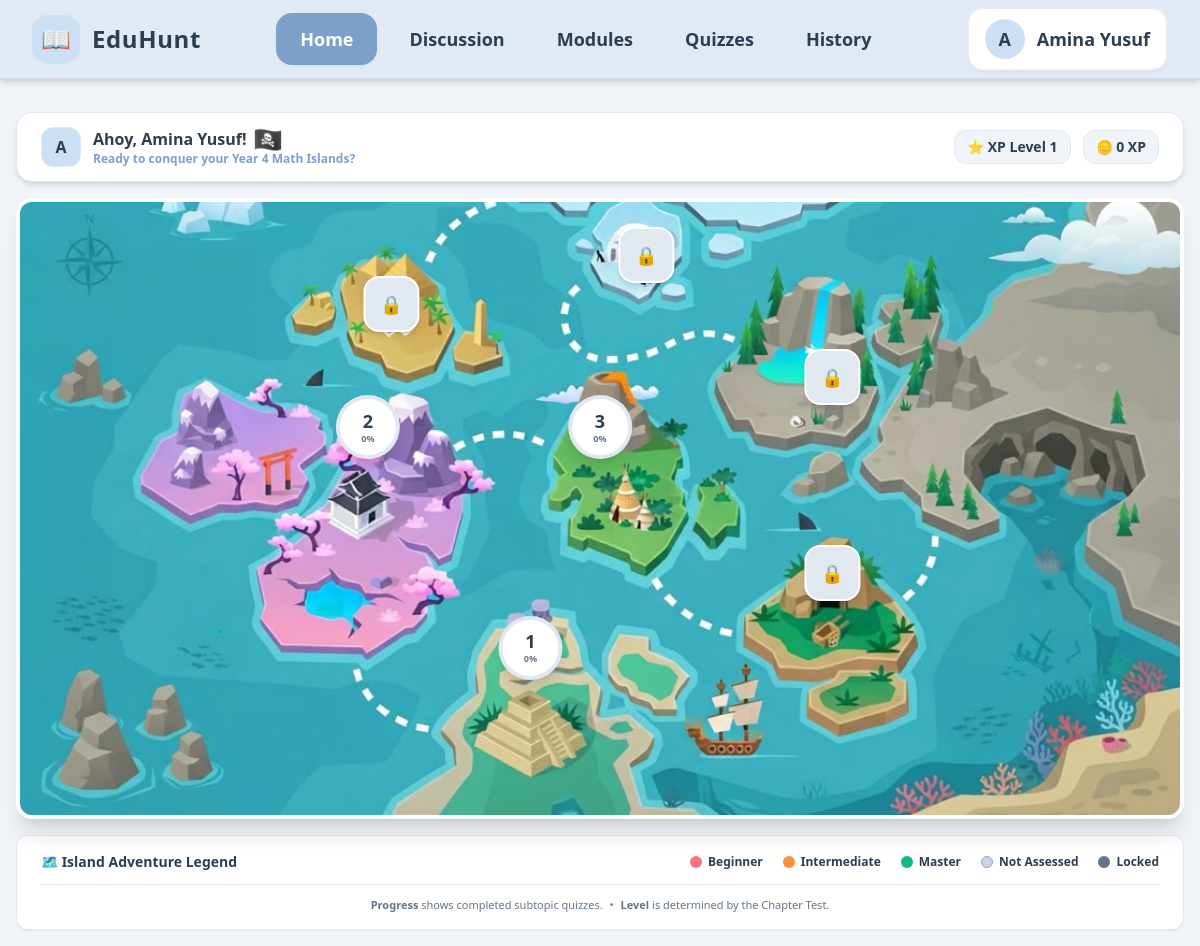
Before: /student/index.php with the older database file.
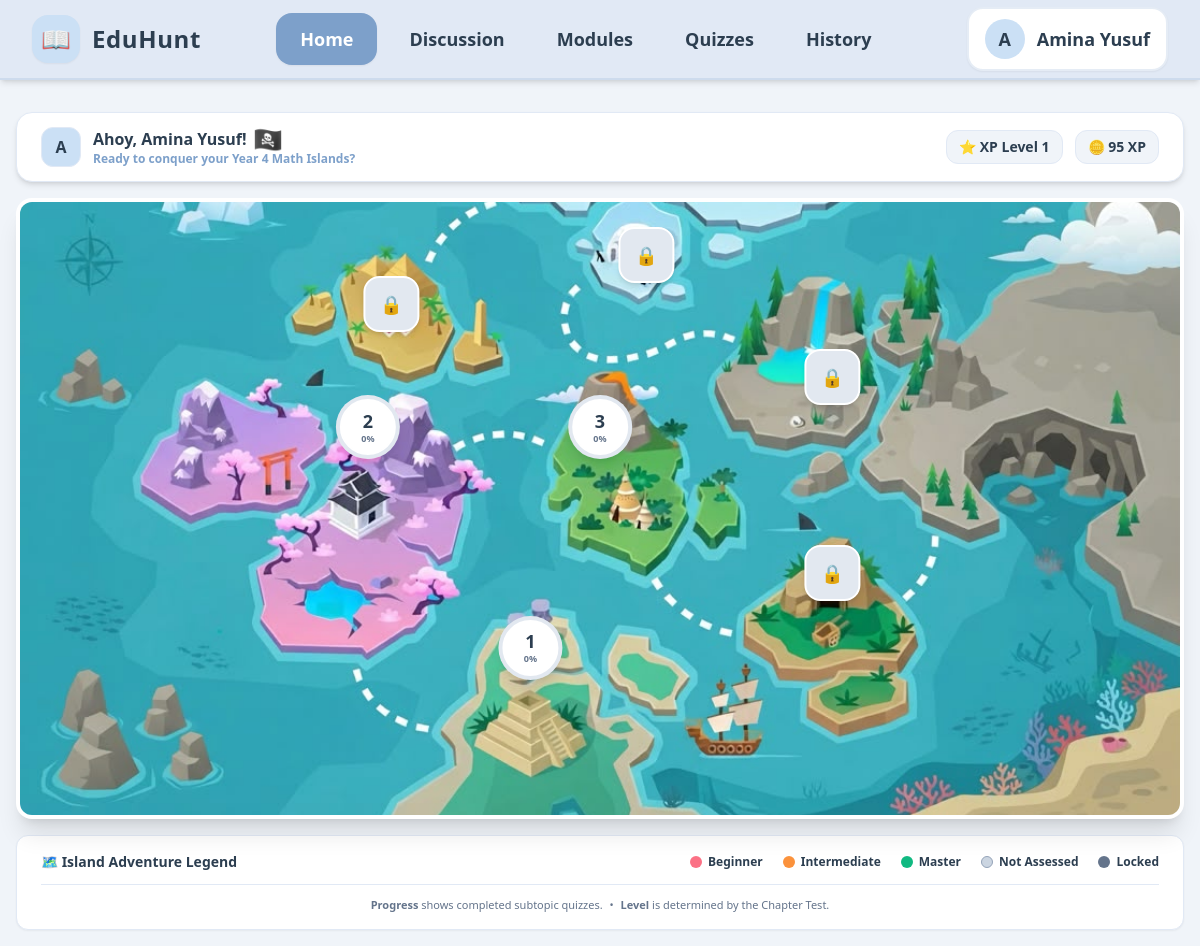
After: the same page with the newer database file.
### tables this page shows
CREATE TABLE students (
        id INTEGER PRIMARY KEY AUTOINCREMENT, 
        classroom_id INTEGER, 
        name TEXT NOT NULL, 
        status TEXT NOT NULL, 
        score INTEGER DEFAULT 0, 
        role TEXT DEFAULT 'student', 
        FOREIGN KEY(classroom_id) REFERENCES classrooms(id) ON DELETE SET NULL
    );

### student/index.php (the view, shortened to what this page needs)
<?php
require_once __DIR__ . '/../config/db.php';
$student_id = 1;
$stmt_student = $pdo->prepare("
    SELECT s.id, s.name, s.score AS xp, c.name AS classroom_name
    FROM students s
    LEFT JOIN classrooms c ON s.classroom_id = c.id
    WHERE s.id = ?
");
$stmt_student->execute([$student_id]);
$student = $stmt_student->fetch(PDO::FETCH_ASSOC);
$student['xp_level'] = max(1, (int) floor(((int)$student['xp']) / 100));
$island_config = [
    1 => [
        'name' => 'Ancient Pyramid',
        'topic' => 'Arithmetic',
        'x' => 44,
        'y' => 84
    ],
    2 => [
        'name' => 'Cherry Blossom Valley',
        'topic' => 'Multiplication',
        'x' => 30,
        'y' => 48
    ],
    3 => [
        'name' => 'Volcanic Jungle',
        'topic' => 'Fractions',
        'x' => 50,
        'y' => 48
    ],
    4 => [
        'name' => 'Hidden Cove',
        'topic' => 'Geometry',
        'x' => 70,
        'y' => 64
    ],
    5 => [
        'name' => 'Waterfall Cliffs',
        'topic' => 'Measurement',
        'x' => 70,
        'y' => 32
    ],
    6 => [
        'name' => 'Frozen Igloo',
        'topic' => 'Data Handling',
        'x' => 54,
        'y' => 12
    ],
    7 => [
        'name' => 'Desert Treasure',
        'topic' => 'Word Problems',
        'x' => 32,
        'y' => 20
    ],
];
$stmt_classroom = $pdo->prepare("
    SELECT classroom_id
    FROM students
    WHERE id = ?
");
$stmt_classroom->execute([$student_id]);
$classroom_id = $stmt_classroom->fetchColumn();
$chapter_unlock = [];
if ($classroom_id) {
    $stmt_chapters = $pdo->prepare("
        SELECT id, chapter_name, is_unlocked
        FROM classroom_chapters
        WHERE classroom_id = ?
        ORDER BY id ASC
    ");
    $stmt_chapters->execute([$classroom_id]);
    $chapter_rows = $stmt_chapters->fetchAll(PDO::FETCH_ASSOC);
    foreach ($chapter_rows as $index => $row) {
        $chapter_num = $index + 1;
        $chapter_unlock[$chapter_num] = [
            'chapter_name' => $row['chapter_name'],
            'is_unlocked' => (int)$row['is_unlocked']
        ];
    }
}
$chapter_levels = [];
$stmt_level = $pdo->prepare("
    SELECT island_id, level, status
    FROM student_progress
    WHERE student_id = ?
");
$stmt_level->execute([$student_id]);
$level_rows = $stmt_level->fetchAll(PDO::FETCH_ASSOC);
foreach ($level_rows as $row) {
    $island_id = (int)$row['island_id'];
    $chapter_levels[$island_id] = [
        'level' => (int)$row['level'],
        'status' => $row['status']
    ];
}
$islands = [];
foreach ($island_config as $id => $config) {
    $isUnlocked =
        isset($chapter_unlock[$id]) &&
        $chapter_unlock[$id]['is_unlocked'] === 1;
    $chapter_name = $chapter_unlock[$id]['chapter_name'] ?? null;
    $total_subtopics = 0;
    if ($chapter_name) {
        $stmt_total = $pdo->prepare("
            SELECT COUNT(DISTINCT subtopic_name)
            FROM chapter_materials
            WHERE chapter_name = ?
              AND subtopic_name IS NOT NULL
              AND TRIM(subtopic_name) != ''
        ");
        $stmt_total->execute([$chapter_name]);
        $total_subtopics = (int)$stmt_total->fetchColumn();
    }
$completed_subtopics = 0;
$completed_subtopic_numbers = [];
if ($chapter_name) {
    $completed_subtopics = count($completed_subtopic_numbers);
}
    if ($total_subtopics > 0) {
        $progress_percentage = round(
            ($completed_subtopics / $total_subtopics) * 100
        );
        $progress_percentage = min(100, $progress_percentage);
    } else {
        $progress_percentage = 0;
    }
    $level = $chapter_levels[$id]['level'] ?? 0;
    if ($level === 1) {
        $level_name = 'Beginner';
        $level_description = 'Needs more foundational practice';
        $level_color = 'red';
    } elseif ($level === 2) {
        $level_name = 'Intermediate';
        $level_description = 'Developing understanding';
        $level_color = 'orange';
    } elseif ($level === 3) {
        $level_name = 'Master';
        $level_description = 'Strong understanding';
        $level_color = 'green';
    } else {
        $level_name = 'Not Assessed';
        $level_description = 'Chapter Test not completed';
        $level_color = 'gray';
    }
    $islands[$id] = [
        'name' => $config['name'],
        'topic' => $config['topic'],
        'x' => $config['x'],
        'y' => $config['y'],
        'unlocked' => $isUnlocked,
        'chapter_name' => $chapter_name,
        'progress' => $progress_percentage,
        'completed_subtopics' => $completed_subtopics,
        'total_subtopics' => $total_subtopics,
        'level' => $level,
        'level_name' => $level_name,
        'level_description' => $level_description,
        'level_color' => $level_color
    ];
}
?>
<!DOCTYPE html>
<html lang="en">
<head>
    <script src="https://cdn.tailwindcss.com"></script>
    <link
        href="https://cdn.jsdelivr.net/npm/flowbite@2.5.1/dist/flowbite.min.css"
        rel="stylesheet"
    />
</head>
<body
    class="bg-pastel-bg text-pastel-text min-h-screen flex flex-col items-center justify-center p-4 pt-28"
>
    <nav
        class="bg-pastel-nav fixed w-full h-20 z-50 top-0 start-0 border-b-2 border-pastel-primary/20 shadow-md flex items-center"
    >
        <div
            class="w-full max-w-[85rem] mx-auto px-8 flex items-center justify-between"
        >
            <a
                href="index.php"
                class="flex items-center gap-3 flex-shrink-0"
            >
                <div
                    class="bg-pastel-badge w-12 h-12 rounded-2xl flex items-center justify-center shadow-sm"
                >
                    <span class="text-2xl">📖</span>
                </div>
                <span
                    class="text-2xl font-black tracking-wide text-pastel-text hidden lg:block"
                >
                    EduHunt
                </span>
            </a>
            <div
                class="hidden md:flex items-center justify-center flex-1 mx-6"
            >
                <ul
                    class="flex items-center gap-3 text-lg font-bold"
                >
                    <li>
                        <a
                            href="index.php"
                            class="flex items-center px-6 py-3 rounded-2xl bg-pastel-primary text-white shadow-sm transition-all duration-200 hover:bg-pastel-hover hover:-translate-y-0.5"
                        >
                            <span>Home</span>
                        </a>
                    </li>
                    <li>
                        <a
                            href="/Quality-Education/src/student/discussion.php"
                            class="flex items-center px-5 py-3 rounded-2xl text-pastel-text hover:bg-pastel-card hover:text-pastel-primary hover:shadow-sm transition-all duration-200"
                        >
                            <span>Discussion</span>
                        </a>
                    </li>
                    <li>
                        <a
                            href="/Quality-Education/src/student/module.php"
                            class="flex items-center px-5 py-3 rounded-2xl text-pastel-text hover:bg-pastel-card hover:text-pastel-primary hover:shadow-sm transition-all duration-200"
                        >
                            <span>Modules</span>
                        </a>
                    </li>
                    <li>
                        <a
                            href="/Quality-Education/src/student/quiz.php"
                            class="flex items-center px-5 py-3 rounded-2xl text-pastel-text hover:bg-pastel-card hover:text-pastel-primary hover:shadow-sm transition-all duration-200"
                        >
                            <span>Quizzes</span>
                        </a>
                    </li>
                    <li>
                        <a
                            href="/Quality-Education/src/student/history.php"
                            class="flex items-center px-5 py-3 rounded-2xl text-pastel-text hover:bg-pastel-card hover:text-pastel-primary hover:shadow-sm transition-all duration-200"
                        >
                            <span>History</span>
                        </a>
                    </li>
                </ul>
            </div>
            <div class="flex items-center flex-shrink-0">
                <div
                    class="flex items-center gap-3 py-2.5 px-4 bg-pastel-card border-2 border-pastel-primary/20 rounded-2xl shadow-sm"
                >
                    <div
                        class="w-10 h-10 rounded-full bg-pastel-badge flex items-center justify-center font-black text-pastel-text text-lg"
                    >
                        <?= strtoupper(substr($student['name'], 0, 1)) ?>
                    </div>
                    <span
                        class="text-lg font-bold text-pastel-text hidden sm:block"
                    >
                        <?= htmlspecialchars($student['name']) ?>
                    </span>
                </div>
            </div>
        </div>
    </nav>
    <div
        class="w-full max-w-[85rem] flex justify-between items-center mb-4 bg-pastel-card border border-pastel-nav px-6 py-3.5 rounded-2xl shadow-md"
    >
        <div class="flex items-center space-x-3">
            <div
                class="w-10 h-10 rounded-xl bg-pastel-badge border border-pastel-nav flex items-center justify-center font-black text-pastel-text text-base"
            >
                <?= strtoupper(substr($student['name'], 0, 1)) ?>
            </div>
            <div>
                <h1
                    class="text-base font-black text-pastel-text flex items-center gap-1.5"
                >
                    Ahoy,
                    <?= htmlspecialchars($student['name']) ?>!
                    <span class="text-2xl leading-none">🏴‍☠️</span>
                </h1>
                <p class="text-xs font-semibold text-pastel-primary">
                    Ready to conquer your Year 4 Math Islands?
                </p>
            </div>
        </div>
        <div
            class="flex items-center space-x-3 text-sm font-bold"
        >
            <div
                class="bg-pastel-bg text-pastel-text px-3 py-1.5 rounded-xl border border-pastel-nav flex items-center gap-1.5"
            >
                ⭐ XP Level <?= $student['xp_level'] ?>
            </div>
            <div
                class="bg-pastel-bg text-pastel-text px-3 py-1.5 rounded-xl border border-pastel-nav flex items-center gap-1.5"
            >
                🪙 <?= (int)$student['xp'] ?> XP
            </div>
        </div>
    </div>
    <div
        class="relative w-full max-w-[85rem] aspect-[16/8.5] rounded-2xl overflow-hidden border-4 border-pastel-card shadow-xl bg-pastel-bg"
    >
        <img
            src="/Quality-Education/src/student/map.jpeg"
            alt="EduHunt Map"
            class="absolute inset-0 w-full h-full object-cover select-none z-0"
        >
        <?php foreach ($islands as $id => $island): ?>
            <?php
            $isUnlocked = $island['unlocked'];
            $progress = $island['progress'];
            $levelColor = $island['level_color'];
            ?>
            <div
                class="absolute transform -translate-x-1/2 -translate-y-1/2 z-30"
                style="
                    left: <?= $island['x'] ?>%;
                    top: <?= $island['y'] ?>%;
                "
            >
                <?php if ($isUnlocked): ?>
                    <a
                        href="module.php?chap=<?= $id ?>"
                        class="flex flex-col items-center group"
                    >
                        <div
                            class="w-16 h-16 rounded-full p-[4px] shadow-lg transition-all duration-200 group-hover:scale-110"
                            style="
                                background: conic-gradient(
                                    <?= $levelColor === 'red'
                                        ? '#f43f5e'
                                        : ($levelColor === 'orange'
                                            ? '#f97316'
                                            : ($levelColor === 'green'
                                                ? '#10b981'
                                                : '#94a3b8'))
                                    ?>
                                    <?= $progress ?>%,
                                    #e2e8f0 <?= $progress ?>%
                                );
                            "
                        >
                            <div
                                class="w-full h-full rounded-full bg-white flex flex-col items-center justify-center border-2 border-white"
                            >
                                <span
                                    class="text-lg font-black text-pastel-text leading-none"
                                >
                                    <?= $id ?>
                                </span>
                                <span
                                    class="text-[9px] font-bold text-slate-500 leading-none mt-1"
                                >
                                    <?= $progress ?>%
                                </span>
                            </div>
                        </div>
                    </a>
                <?php else: ?>
                    <div
                        class="flex flex-col items-center group cursor-not-allowed"
                    >
                        <div
                            class="w-14 h-14 rounded-2xl border-2 flex items-center justify-center font-black text-lg bg-slate-200 border-white text-slate-400 shadow-md"
                        >
                            🔒
                        </div>
                    </div>
                <?php endif; ?>
            </div>
        <?php endforeach; ?>
    </div>
    <div
        class="mt-4 w-full max-w-[85rem] bg-pastel-card border border-pastel-nav px-6 py-4 rounded-xl shadow-sm"
    >
        <div
            class="flex flex-col lg:flex-row justify-between items-center gap-4"
        >
            <div class="text-pastel-text font-bold text-sm">
                🗺️ Island Adventure Legend
            </div>
            <div
                class="flex flex-wrap items-center justify-center gap-x-5 gap-y-2 text-xs font-semibold"
            >
                <div class="flex items-center gap-1.5">
                    <span
                        class="w-3 h-3 rounded-full bg-rose-400"
                    ></span>
                    <span>
                        Beginner
                    </span>
                </div>
                <div class="flex items-center gap-1.5">
                    <span
                        class="w-3 h-3 rounded-full bg-orange-400"
                    ></span>
                    <span>
                        Intermediate
                    </span>
                </div>
                <div class="flex items-center gap-1.5">
                    <span
                        class="w-3 h-3 rounded-full bg-emerald-500"
                    ></span>
                    <span>
                        Master
                    </span>
                </div>
                <div class="flex items-center gap-1.5">
                    <span
                        class="w-3 h-3 rounded-full bg-slate-300 border border-slate-400"
                    ></span>
                    <span>
                        Not Assessed
                    </span>
                </div>
                <div class="flex items-center gap-1.5">
                    <span
                        class="w-3 h-3 rounded-full bg-slate-500"
                    ></span>
                    <span>
                        Locked
                    </span>
                </div>
            </div>
        </div>
        <div
            class="mt-3 pt-3 border-t border-pastel-nav text-center text-[11px] text-slate-500"
        >
            <span class="font-semibold">
                Progress
            </span>
            shows completed subtopic quizzes.
            <span class="mx-1">•</span>
            <span class="font-semibold">
                Level
            </span>
            is determined by the Chapter Test.
        </div>
    </div>
</body>
</html>

Changed rows visible on the page:
changed students "Amina Yusuf": score "0" → "95"
